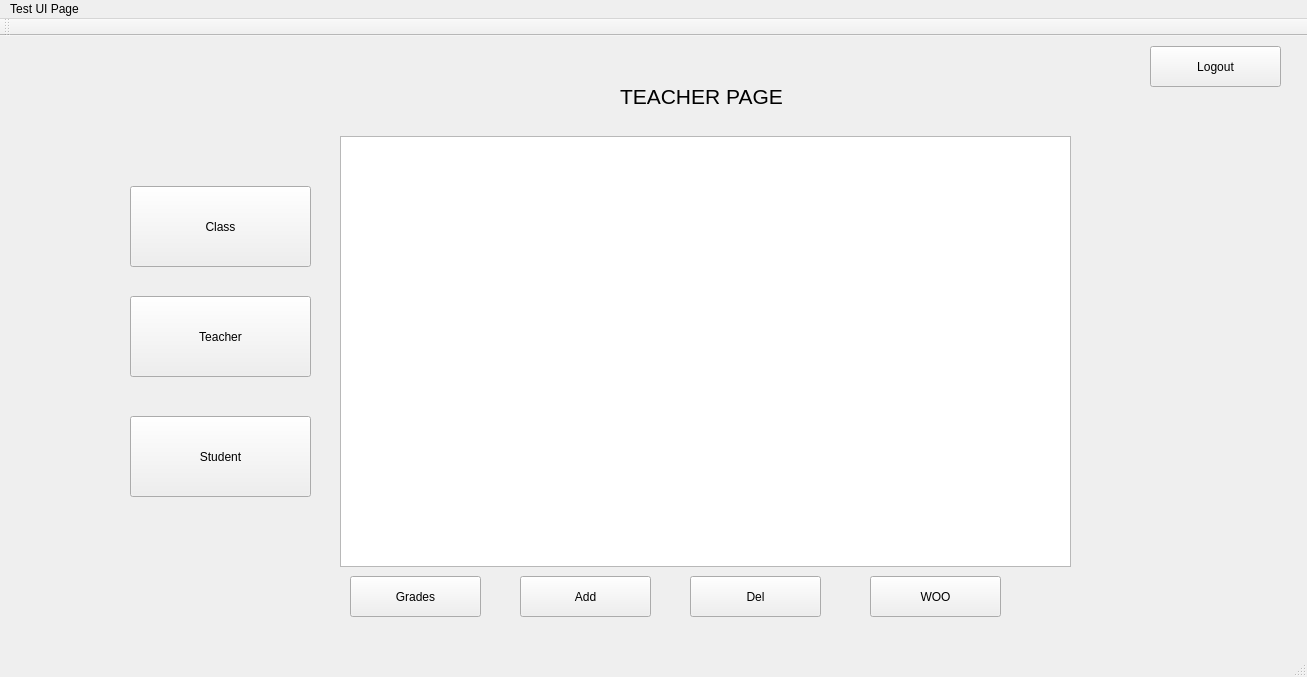
<?xml version="1.0" encoding="UTF-8"?>
<ui version="4.0">
 <class>MyWindow</class>
 <widget class="QMainWindow" name="MyWindow">
  <property name="geometry">
   <rect>
    <x>0</x>
    <y>0</y>
    <width>1307</width>
    <height>677</height>
   </rect>
  </property>
  <property name="windowTitle">
   <string>MyWindow</string>
  </property>
  <widget class="QWidget" name="centralWidget">
   <widget class="QStackedWidget" name="stackedWidget">
    <property name="geometry">
     <rect>
      <x>20</x>
      <y>-10</y>
      <width>1301</width>
      <height>631</height>
     </rect>
    </property>
    <property name="currentIndex">
     <number>2</number>
    </property>
    <widget class="QWidget" name="page">
     <widget class="QGroupBox" name="groupBox">
      <property name="geometry">
       <rect>
        <x>190</x>
        <y>90</y>
        <width>551</width>
        <height>361</height>
       </rect>
      </property>
      <property name="title">
       <string>Login</string>
      </property>
      <widget class="QPushButton" name="pushButton">
       <property name="geometry">
        <rect>
         <x>40</x>
         <y>160</y>
         <width>381</width>
         <height>51</height>
        </rect>
       </property>
       <property name="text">
        <string>Login</string>
       </property>
      </widget>
      <widget class="QSplitter" name="splitter">
       <property name="geometry">
        <rect>
         <x>40</x>
         <y>60</y>
         <width>234</width>
         <height>25</height>
        </rect>
       </property>
       <property name="orientation">
        <enum>Qt::Horizontal</enum>
       </property>
       <widget class="QLabel" name="label">
        <property name="font">
         <font>
          <pointsize>16</pointsize>
         </font>
        </property>
        <property name="text">
         <string>love of money</string>
        </property>
       </widget>
       <widget class="QLineEdit" name="usernameLE"/>
      </widget>
      <widget class="QSplitter" name="splitter_2">
       <property name="geometry">
        <rect>
         <x>40</x>
         <y>119</y>
         <width>235</width>
         <height>25</height>
        </rect>
       </property>
       <property name="orientation">
        <enum>Qt::Horizontal</enum>
       </property>
       <widget class="QLabel" name="label_2">
        <property name="font">
         <font>
          <pointsize>16</pointsize>
         </font>
        </property>
        <property name="text">
         <string>Password :</string>
        </property>
       </widget>
       <widget class="QLineEdit" name="passwordLE"/>
      </widget>
     </widget>
     <widget class="QLabel" name="label_7">
      <property name="geometry">
       <rect>
        <x>780</x>
        <y>160</y>
        <width>251</width>
        <height>131</height>
       </rect>
      </property>
      <property name="font">
       <font>
        <pointsize>12</pointsize>
       </font>
      </property>
      <property name="text">
       <string>Currently only LOGOUT button works on every other page. Use it to return to this page.                              Username and Password Combinations: admin/admin student/student  teacher/teacher</string>
      </property>
      <property name="wordWrap">
       <bool>true</bool>
      </property>
     </widget>
     <zorder>groupBox</zorder>
     <zorder>label_7</zorder>
     <zorder>pushButton_16</zorder>
    </widget>
    <widget class="QWidget" name="page_2">
     <widget class="QPushButton" name="class_button">
      <property name="geometry">
       <rect>
        <x>100</x>
        <y>170</y>
        <width>181</width>
        <height>81</height>
       </rect>
      </property>
      <property name="text">
       <string>Classes</string>
      </property>
     </widget>
     <widget class="QPushButton" name="teachers_button">
      <property name="geometry">
       <rect>
        <x>100</x>
        <y>280</y>
        <width>181</width>
        <height>81</height>
       </rect>
      </property>
      <property name="text">
       <string>Teachers</string>
      </property>
     </widget>
     <widget class="QPushButton" name="studen_button">
      <property name="geometry">
       <rect>
        <x>100</x>
        <y>400</y>
        <width>181</width>
        <height>81</height>
       </rect>
      </property>
      <property name="text">
       <string>Students</string>
      </property>
     </widget>
     <widget class="QPushButton" name="logout_button">
      <property name="geometry">
       <rect>
        <x>1120</x>
        <y>30</y>
        <width>131</width>
        <height>41</height>
       </rect>
      </property>
      <property name="text">
       <string>logout</string>
      </property>
     </widget>
     <widget class="QListWidget" name="listWidget">
      <property name="geometry">
       <rect>
        <x>310</x>
        <y>130</y>
        <width>731</width>
        <height>431</height>
       </rect>
      </property>
     </widget>
     <widget class="QPushButton" name="grades_button">
      <property name="geometry">
       <rect>
        <x>340</x>
        <y>560</y>
        <width>131</width>
        <height>41</height>
       </rect>
      </property>
      <property name="text">
       <string>Grades</string>
      </property>
     </widget>
     <widget class="QPushButton" name="pushButton_10">
      <property name="geometry">
       <rect>
        <x>840</x>
        <y>560</y>
        <width>131</width>
        <height>41</height>
       </rect>
      </property>
      <property name="text">
       <string>PushButton</string>
      </property>
     </widget>
     <widget class="QPushButton" name="pushButton_11">
      <property name="geometry">
       <rect>
        <x>660</x>
        <y>560</y>
        <width>131</width>
        <height>41</height>
       </rect>
      </property>
      <property name="text">
       <string>PushButton</string>
      </property>
     </widget>
     <widget class="QPushButton" name="pushButton_12">
      <property name="geometry">
       <rect>
        <x>490</x>
        <y>560</y>
        <width>131</width>
        <height>41</height>
       </rect>
      </property>
      <property name="text">
       <string>PushButton</string>
      </property>
     </widget>
     <widget class="QLabel" name="label_3">
      <property name="geometry">
       <rect>
        <x>590</x>
        <y>40</y>
        <width>191</width>
        <height>81</height>
       </rect>
      </property>
      <property name="font">
       <font>
        <pointsize>16</pointsize>
       </font>
      </property>
      <property name="text">
       <string>Student Page</string>
      </property>
     </widget>
    </widget>
    <widget class="QWidget" name="page_3">
     <widget class="QPushButton" name="grades_button_2">
      <property name="geometry">
       <rect>
        <x>330</x>
        <y>550</y>
        <width>131</width>
        <height>41</height>
       </rect>
      </property>
      <property name="text">
       <string>Grades</string>
      </property>
     </widget>
     <widget class="QPushButton" name="teachers_button_2">
      <property name="geometry">
       <rect>
        <x>110</x>
        <y>270</y>
        <width>181</width>
        <height>81</height>
       </rect>
      </property>
      <property name="text">
       <string>Teacher</string>
      </property>
     </widget>
     <widget class="QPushButton" name="studen_button_2">
      <property name="geometry">
       <rect>
        <x>110</x>
        <y>390</y>
        <width>181</width>
        <height>81</height>
       </rect>
      </property>
      <property name="text">
       <string>Student</string>
      </property>
     </widget>
     <widget class="QPushButton" name="logout_button_2">
      <property name="geometry">
       <rect>
        <x>1130</x>
        <y>20</y>
        <width>131</width>
        <height>41</height>
       </rect>
      </property>
      <property name="text">
       <string>Logout</string>
      </property>
     </widget>
     <widget class="QListWidget" name="listWidget_2">
      <property name="geometry">
       <rect>
        <x>320</x>
        <y>110</y>
        <width>731</width>
        <height>431</height>
       </rect>
      </property>
     </widget>
     <widget class="QPushButton" name="class_button_2">
      <property name="geometry">
       <rect>
        <x>110</x>
        <y>160</y>
        <width>181</width>
        <height>81</height>
       </rect>
      </property>
      <property name="text">
       <string>Class</string>
      </property>
     </widget>
     <widget class="QPushButton" name="pushButton_13">
      <property name="geometry">
       <rect>
        <x>670</x>
        <y>550</y>
        <width>131</width>
        <height>41</height>
       </rect>
      </property>
      <property name="text">
       <string>Del</string>
      </property>
     </widget>
     <widget class="QLabel" name="label_4">
      <property name="geometry">
       <rect>
        <x>600</x>
        <y>30</y>
        <width>191</width>
        <height>81</height>
       </rect>
      </property>
      <property name="font">
       <font>
        <pointsize>16</pointsize>
       </font>
      </property>
      <property name="text">
       <string>TEACHER PAGE</string>
      </property>
     </widget>
     <widget class="QPushButton" name="pushButton_14">
      <property name="geometry">
       <rect>
        <x>850</x>
        <y>550</y>
        <width>131</width>
        <height>41</height>
       </rect>
      </property>
      <property name="text">
       <string>WOO</string>
      </property>
     </widget>
     <widget class="QPushButton" name="pushButton_15">
      <property name="geometry">
       <rect>
        <x>500</x>
        <y>550</y>
        <width>131</width>
        <height>41</height>
       </rect>
      </property>
      <property name="text">
       <string>Add</string>
      </property>
     </widget>
    </widget>
    <widget class="QWidget" name="page_4">
     <widget class="QLabel" name="label_5">
      <property name="geometry">
       <rect>
        <x>270</x>
        <y>110</y>
        <width>781</width>
        <height>331</height>
       </rect>
      </property>
      <property name="font">
       <font>
        <pointsize>48</pointsize>
       </font>
      </property>
      <property name="text">
       <string>POWER OVVERWHELMING</string>
      </property>
     </widget>
     <widget class="QPushButton" name="logout_button_3">
      <property name="geometry">
       <rect>
        <x>1140</x>
        <y>30</y>
        <width>131</width>
        <height>41</height>
       </rect>
      </property>
      <property name="text">
       <string>Logout</string>
      </property>
     </widget>
     <widget class="QLabel" name="label_6">
      <property name="geometry">
       <rect>
        <x>590</x>
        <y>150</y>
        <width>181</width>
        <height>91</height>
       </rect>
      </property>
      <property name="text">
       <string>Admin Page</string>
      </property>
     </widget>
    </widget>
   </widget>
  </widget>
  <widget class="QMenuBar" name="menuBar">
   <property name="geometry">
    <rect>
     <x>0</x>
     <y>0</y>
     <width>1307</width>
     <height>21</height>
    </rect>
   </property>
   <widget class="QMenu" name="menuTest_UI_Page">
    <property name="title">
     <string>Test UI Page</string>
    </property>
   </widget>
   <addaction name="menuTest_UI_Page"/>
  </widget>
  <widget class="QToolBar" name="mainToolBar">
   <attribute name="toolBarArea">
    <enum>TopToolBarArea</enum>
   </attribute>
   <attribute name="toolBarBreak">
    <bool>false</bool>
   </attribute>
  </widget>
  <widget class="QStatusBar" name="statusBar"/>
 </widget>
 <layoutdefault spacing="6" margin="11"/>
 <resources/>
 <connections/>
</ui>
